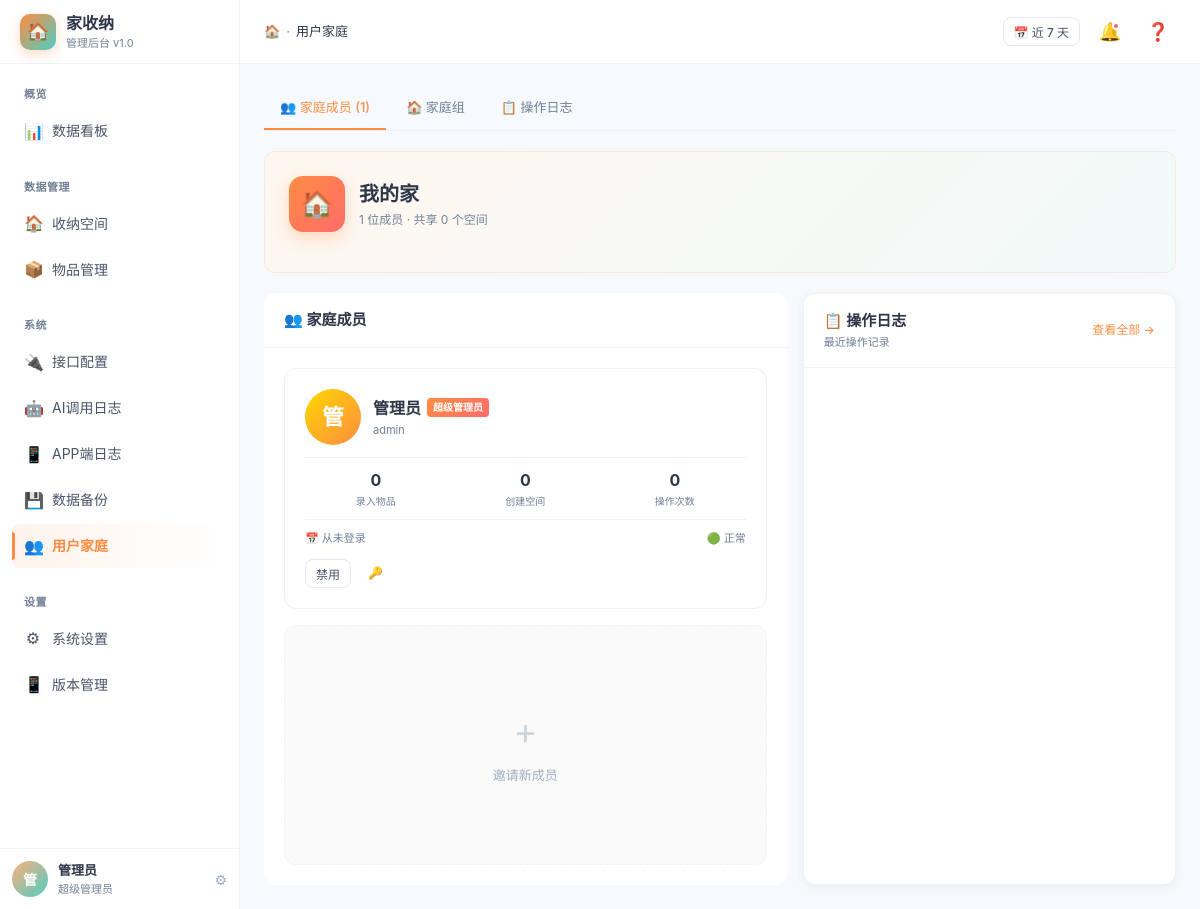
Screenshot of /web-admin/index.php?p=users (signed in) with the database file from the repository.
### tables this page shows
CREATE TABLE IF NOT EXISTS `sys_user` (
    `id` INT UNSIGNED NOT NULL AUTO_INCREMENT,
    `username` VARCHAR(50) NOT NULL COMMENT '用户名',
    `password` VARCHAR(255) NOT NULL COMMENT '密码(bcrypt)',
    `nickname` VARCHAR(50) DEFAULT '' COMMENT '昵称',
    `phone` VARCHAR(20) DEFAULT '' COMMENT '手机号',
    `avatar` VARCHAR(255) DEFAULT '' COMMENT '头像路径',
    `role` TINYINT NOT NULL DEFAULT 2 COMMENT '角色: 1=管理员 2=普通用户',
    `status` TINYINT NOT NULL DEFAULT 1 COMMENT '状态: 0=禁用 1=正常',
    `token` VARCHAR(255) DEFAULT '' COMMENT 'JWT Token',
    `token_expire` INT UNSIGNED DEFAULT 0 COMMENT 'Token过期时间戳',
    `last_login_time` INT UNSIGNED DEFAULT 0 COMMENT '最后登录时间',
    `last_login_ip` VARCHAR(45) DEFAULT '' COMMENT '最后登录IP',
    `created_at` INT UNSIGNED NOT NULL COMMENT '创建时间',
    `updated_at` INT UNSIGNED NOT NULL COMMENT '更新时间',
    PRIMARY KEY (`id`),
    UNIQUE KEY `uk_username` (`username`),
    KEY `idx_phone` (`phone`)
);

### web-admin/index.php (called while the page is built, shortened)
<?php
if (isset($_SESSION['admin_id'])) {
    $db = getDB();
    $stmt = $db->prepare("SELECT * FROM sys_user WHERE id = ? AND role = 1 AND status = 1");
    $stmt->execute([$_SESSION['admin_id']]);
}
require __DIR__ . '/layout.php';

### web-admin/pages/users.php (the view, shortened to what this page needs)
<?php
$db = getDB();
$tab = $_GET['tab'] ?? 'users';
$users = $db->query("SELECT * FROM sys_user ORDER BY created_at DESC")->fetchAll();
$avatarColors = ['linear-gradient(135deg,#FFD700,#FF8C42)','linear-gradient(135deg,#FF8C42,#FF6B6B)','linear-gradient(135deg,#4ECDC4,#0E9F8E)','linear-gradient(135deg,#9F7AEA,#553C9A)','linear-gradient(135deg,#A0AEC0,#718096)'];
?>
<div class="tabs">
    <a href="?p=users&tab=users" class="tab <?= $tab === 'users' ? 'active' : '' ?>">👥 家庭成员 (<?= count($users) ?>)</a>
    <a href="?p=users&tab=houses" class="tab <?= $tab === 'houses' ? 'active' : '' ?>">🏠 家庭组</a>
    <a href="?p=users&tab=logs" class="tab <?= $tab === 'logs' ? 'active' : '' ?>">📋 操作日志</a>
</div>
<?php if ($tab === 'users'): ?>
<div class="family-section">
    <div class="family-head">
        <div class="family-icon">🏠</div>
        <div>
            <div class="family-name">我的家</div>
            <div class="family-meta"><?= count($users) ?> 位成员 · 共享 <?= count($spaces ?? []) ?> 个空间</div>
        </div>
    </div>
</div>
<div class="section-row">
    <div>
        <div class="card-header" style="background:#fff;border-radius:var(--radius) var(--radius) 0 0;border-bottom:1px solid var(--border-2)">
            <div class="card-title">👥 家庭成员</div>
        </div>
        <div class="user-grid" style="padding:20px;background:#fff;border-radius:0 0 var(--radius) var(--radius)">
            <?php foreach ($users as $idx => $u):
                $roleClass = $u['role'] == 1 ? 'role-admin' : 'role-edit';
                $roleName = $u['role'] == 1 ? '超级管理员' : '编辑成员';
            ?>
            <div class="user-card <?= $u['status'] ? '' : 'disabled' ?>">
                <div class="user-card-head">
                    <div class="user-avatar-lg" style="background:<?= $avatarColors[$idx % 5] ?>"><?= mb_substr(htmlspecialchars($u['nickname'] ?: $u['username']), 0, 1) ?></div>
                    <div class="user-card-info">
                        <div class="user-card-name">
                            <?= htmlspecialchars($u['nickname'] ?: $u['username']) ?>
                            <span class="role-badge <?= $roleClass ?>"><?= $roleName ?></span>
                        </div>
                        <div class="user-card-role"><?= htmlspecialchars($u['phone'] ?: $u['username']) ?></div>
                    </div>
                </div>
                <div class="user-stats">
                    <div class="user-stat">
                        <div class="user-stat-val"><?= $db->query("SELECT COUNT(*) FROM goods WHERE creator_id = {$u['id']} AND status = 1")->fetchColumn() ?></div>
                        <div class="user-stat-lbl">录入物品</div>
                    </div>
                    <div class="user-stat">
                        <div class="user-stat-val"><?= $db->query("SELECT COUNT(*) FROM storage_space WHERE creator_id = {$u['id']}")->fetchColumn() ?></div>
                        <div class="user-stat-lbl">创建空间</div>
                    </div>
                    <div class="user-stat">
                        <div class="user-stat-val"><?= $db->query("SELECT COUNT(*) FROM operate_log WHERE user_id = {$u['id']}")->fetchColumn() ?></div>
                        <div class="user-stat-lbl">操作次数</div>
                    </div>
                </div>
                <div class="user-card-foot">
                    <span>📅 <?= $u['last_login_time'] ? date('m-d H:i', $u['last_login_time']) : '从未登录' ?></span>
                    <span><?= $u['status'] ? '🟢 正常' : '⏸ 已禁用' ?></span>
                </div>
                <div style="display:flex;gap:6px;margin-top:12px">
                    <form method="POST" style="display:inline">
                        <button type="submit" class="btn btn-outline btn-sm" style="flex:1"><?= $u['status'] ? '禁用' : '启用' ?></button>
                    </form>
                    <form method="POST" style="display:inline" onsubmit="return confirm('确定重置密码为123456？')">
                        <button type="submit" class="btn btn-ghost btn-sm">🔑</button>
                    </form>
                </div>
            </div>
            <?php endforeach; ?>
            <div class="user-card" style="border-style:dashed;background:#FAFAFA;display:flex;align-items:center;justify-content:center;flex-direction:column;gap:8px;color:#A0AEC0;min-height:240px" onclick="showModal('addUserModal')">
                <div style="font-size:36px;opacity:.5">+</div>
                <div style="font-size:13px;font-weight:500">邀请新成员</div>
            </div>
        </div>
    </div>
    <div class="card">
        <div class="card-header">
            <div>
                <div class="card-title">📋 操作日志</div>
                <div style="font-size:11px;color:#718096;margin-top:2px">最近操作记录</div>
            </div>
            <a href="?p=users&tab=logs" style="font-size:12px;color:#FF8C42;font-weight:500">查看全部 →</a>
        </div>
        <div class="log-list">
        </div>
    </div>
</div>
<?php endif; ?>

### web-admin/layout.php (shortened to what this page needs)
<?php
$db = getDB();
$admin = $db->prepare("SELECT * FROM sys_user WHERE id = ?");
$admin->execute([$_SESSION['admin_id']]);
$admin = $admin->fetch();
$currentPage = $_GET['p'] ?? 'dashboard';
$navGroups = [
    '概览' => [
        ['p' => 'dashboard', 'icon' => '📊', 'label' => '数据看板'],
    ],
    '数据管理' => [
        ['p' => 'spaces', 'icon' => '🏠', 'label' => '收纳空间'],
        ['p' => 'items', 'icon' => '📦', 'label' => '物品管理'],
    ],
    '系统' => [
        ['p' => 'api-config', 'icon' => '🔌', 'label' => '接口配置'],
        ['p' => 'ai-logs', 'icon' => '🤖', 'label' => 'AI调用日志'],
        ['p' => 'app-logs', 'icon' => '📱', 'label' => 'APP端日志'],
        ['p' => 'backup', 'icon' => '💾', 'label' => '数据备份'],
        ['p' => 'users', 'icon' => '👥', 'label' => '用户家庭'],
    ],
    '设置' => [
        ['p' => 'settings', 'icon' => '⚙', 'label' => '系统设置'],
        ['p' => 'version', 'icon' => '📱', 'label' => '版本管理'],
    ],
];
$pageTitles = [
    'dashboard' => '数据看板',
    'items' => '物品管理',
    'spaces' => '收纳空间',
    'api-config' => '接口配置',
    'ai-logs' => 'AI调用日志',
    'app-logs' => 'APP端日志',
    'backup' => '数据备份',
    'users' => '用户家庭',
    'settings' => '系统设置',
    'version' => '版本信息',
];
$pageTitle = $pageTitles[$currentPage] ?? '管理后台';
?>
<!DOCTYPE html>
<html lang="zh-CN">
<head>
    <link rel="stylesheet" href="assets/css/common.css">
</head>
<body>
<div class="app">
    <aside class="sidebar">
        <div class="sidebar-header">
            <div class="sidebar-logo">🏠</div>
            <div>
                <div class="sidebar-title">家收纳</div>
                <div class="sidebar-subtitle">管理后台 v1.0</div>
            </div>
        </div>
        <nav class="sidebar-nav">
            <?php foreach ($navGroups as $groupTitle => $items): ?>
            <div class="nav-group">
                <div class="nav-group-title"><?= $groupTitle ?></div>
                <?php foreach ($items as $item): ?>
                <a class="nav-item <?= $currentPage === $item['p'] ? 'active' : '' ?>" href="?p=<?= $item['p'] ?>">
                    <span class="nav-icon"><?= $item['icon'] ?></span>
                    <span><?= $item['label'] ?></span>
                </a>
                <?php endforeach; ?>
            </div>
            <?php endforeach; ?>
        </nav>
        <div class="sidebar-footer">
            <div class="avatar"><?= mb_substr(htmlspecialchars($admin['nickname'] ?: $admin['username']), 0, 1) ?></div>
            <div class="user-info">
                <div class="user-name"><?= htmlspecialchars($admin['nickname'] ?: $admin['username']) ?></div>
                <div class="user-role"><?= $admin['role'] == 1 ? '超级管理员' : '管理员' ?></div>
            </div>
            <span style="color:#A0AEC0;cursor:pointer">⚙</span>
        </div>
    </aside>
    <main class="main">
        <header class="topbar">
            <div class="breadcrumb">
                <span>🏠</span>
                <span>·</span>
                <span class="current"><?= htmlspecialchars($pageTitle) ?></span>
            </div>
            <div class="topbar-actions">
                <button class="btn btn-outline btn-sm">📅 近 7 天</button>
                <button class="icon-btn">🔔<span class="dot"></span></button>
                <button class="icon-btn">❓</button>
            </div>
        </header>
        <div class="content">
            <?php include "pages/{$currentPage}.php"; ?>
        </div>
    </main>
</div>
</body>
</html>

### web-admin/pages/users.php (style rules this page uses)
.user-grid { display:grid;grid-template-columns:repeat(auto-fill,minmax(280px,1fr));gap:16px;padding:20px }
.user-card { background:#fff;border:1px solid var(--border-2);border-radius:var(--radius);padding:20px;transition:all .2s;cursor:pointer;position:relative }
.user-card-head { display:flex;align-items:center;gap:12px;margin-bottom:12px }
.user-avatar-lg { width:56px;height:56px;border-radius:50%;display:flex;align-items:center;justify-content:center;color:#fff;font-size:22px;font-weight:600;flex-shrink:0 }
.user-card-info { flex:1;min-width:0 }
.user-card-name { font-size:16px;font-weight:600;display:flex;align-items:center;gap:6px }
.user-card-role { font-size:11px;color:#718096;margin-top:2px }
.role-badge { font-size:10px;padding:2px 6px;border-radius:4px;font-weight:600 }
.role-admin { background:linear-gradient(135deg,#FF8C42,#FF6B6B);color:#fff }
.user-stats { display:grid;grid-template-columns:repeat(3,1fr);gap:8px;padding:10px 0;border-top:1px solid var(--border-2);border-bottom:1px solid var(--border-2);margin-bottom:10px }
.user-stat { text-align:center }
.user-stat-val { font-size:16px;font-weight:700;color:#2D3748 }
.user-stat-lbl { font-size:10px;color:#718096;margin-top:2px }
.user-card-foot { display:flex;align-items:center;justify-content:space-between;font-size:11px;color:#718096 }
.family-section { background:linear-gradient(135deg,#FFF7F0 0%,#F0FBFA 100%);border-radius:var(--radius);padding:24px;margin-bottom:20px;border:1px solid rgba(255,140,66,.15) }
.family-head { display:flex;align-items:center;gap:14px;margin-bottom:16px }
.family-icon { width:56px;height:56px;border-radius:14px;background:linear-gradient(135deg,#FF8C42,#FF6B6B);display:flex;align-items:center;justify-content:center;color:#fff;font-size:26px;box-shadow:0 6px 16px rgba(255,140,66,.3) }
.family-name { font-size:20px;font-weight:700 }
.family-meta { font-size:12px;color:#718096;margin-top:2px }
.section-row { display:grid;grid-template-columns:1.4fr 1fr;gap:16px }
.log-list { padding:4px 0 }

### rows the page displays
sys_user: nickname "管", nickname "管理员", role "超级管理员", username "admin", fetchColumn "0", last_login_time "从未登录", status "🟢 正常"

### other values shown
$groupTitle "概览"
$item['icon'] "📊"
$item['label'] "数据看板"
$groupTitle "数据管理"
$item['icon'] "🏠"
$item['label'] "收纳空间"
$item['icon'] "📦"
$item['label'] "物品管理"
$groupTitle "系统"
$item['icon'] "🔌"
$item['label'] "接口配置"
$item['icon'] "🤖"
$item['label'] "AI调用日志"
$item['icon'] "📱"
$item['label'] "APP端日志"
